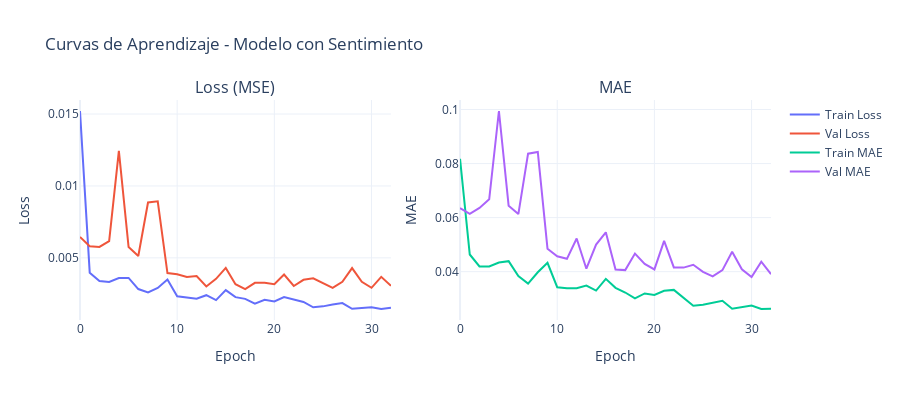

This figure's notebook cell:
### Code cell
# Visualizar curvas de aprendizaje
fig = make_subplots(
    rows=1, cols=2,
    subplot_titles=('Loss (MSE)', 'MAE')
)

# Loss
fig.add_trace(
    go.Scatter(y=history_sentiment.history['loss'], mode='lines', name='Train Loss'),
    row=1, col=1
)
fig.add_trace(
    go.Scatter(y=history_sentiment.history['val_loss'], mode='lines', name='Val Loss'),
    row=1, col=1
)

# MAE
fig.add_trace(
    go.Scatter(y=history_sentiment.history['mae'], mode='lines', name='Train MAE'),
    row=1, col=2
)
fig.add_trace(
    go.Scatter(y=history_sentiment.history['val_mae'], mode='lines', name='Val MAE'),
    row=1, col=2
)

fig.update_xaxes(title_text="Epoch", row=1, col=1)
fig.update_xaxes(title_text="Epoch", row=1, col=2)
fig.update_yaxes(title_text="Loss", row=1, col=1)
fig.update_yaxes(title_text="MAE", row=1, col=2)

fig.update_layout(
    title_text="Curvas de Aprendizaje - Modelo con Sentimiento",
    template='plotly_white',
    height=400
)

fig.show()

print(f"\n📊 Resultados finales:")
print(f"   Train Loss: {history_sentiment.history['loss'][-1]:.6f}")
print(f"   Val Loss: {history_sentiment.history['val_loss'][-1]:.6f}")
print(f"   Train MAE: {history_sentiment.history['mae'][-1]:.6f}")
print(f"   Val MAE: {history_sentiment.history['val_mae'][-1]:.6f}")

### Figure 1 — Plotly figure (JSON) as saved in the notebook; plotly's stock layout.template omitted (floating-point values rounded to 4 significant figures)
{"data": [{"mode": "lines", "name": "Train Loss", "type": "scatter", "xaxis": "x", "y": [0.01521, 0.003972, 0.003396, 0.003331, 0.003592, 0.003604, 0.002833, 0.0026, 0.002907, 0.003493, 0.002326, 0.00227, 0.002167, 0.002406, 0.002062, 0.002757, 0.002272, 0.002151, 0.001816, 0.002084, 0.001972, 0.002282, 0.002121, 0.001933, 0.001562, 0.00163, 0.001752, 0.001861, 0.00146, 0.001529, 0.001562, 0.001446, 0.001528], "yaxis": "y"}, {"mode": "lines", "name": "Val Loss", "type": "scatter", "xaxis": "x", "y": [0.006452, 0.005805, 0.005763, 0.006162, 0.01244, 0.005754, 0.005128, 0.00885, 0.008935, 0.003947, 0.003865, 0.003674, 0.003738, 0.003012, 0.003542, 0.0043, 0.003173, 0.002824, 0.003264, 0.003264, 0.003162, 0.00384, 0.003046, 0.003475, 0.003575, 0.003246, 0.002913, 0.003333, 0.00429, 0.00334, 0.002919, 0.003679, 0.003056], "yaxis": "y"}, {"mode": "lines", "name": "Train MAE", "type": "scatter", "xaxis": "x2", "y": [0.08176, 0.04635, 0.04193, 0.04191, 0.04339, 0.04388, 0.03834, 0.03556, 0.03976, 0.04329, 0.03423, 0.03388, 0.03387, 0.03488, 0.03301, 0.03733, 0.03401, 0.03228, 0.0301, 0.03193, 0.03141, 0.03293, 0.03326, 0.03039, 0.02741, 0.02775, 0.02847, 0.02923, 0.02631, 0.0269, 0.02748, 0.02618, 0.02627], "yaxis": "y2"}, {"mode": "lines", "name": "Val MAE", "type": "scatter", "xaxis": "x2", "y": [0.06355, 0.06142, 0.0636, 0.06678, 0.09945, 0.06435, 0.06132, 0.08365, 0.0843, 0.0485, 0.04569, 0.04476, 0.05227, 0.04109, 0.05003, 0.05457, 0.04082, 0.04057, 0.04669, 0.04285, 0.04083, 0.05141, 0.04156, 0.0415, 0.04254, 0.03996, 0.03823, 0.04058, 0.0474, 0.04087, 0.038, 0.0437, 0.03906], "yaxis": "y2"}], "layout": {"annotations": [{"font": {"size": 16}, "showarrow": false, "text": "Loss (MSE)", "x": 0.225, "xanchor": "center", "xref": "paper", "y": 1, "yanchor": "bottom", "yref": "paper"}, {"font": {"size": 16}, "showarrow": false, "text": "MAE", "x": 0.775, "xanchor": "center", "xref": "paper", "y": 1, "yanchor": "bottom", "yref": "paper"}], "height": 400, "title": {"text": "Curvas de Aprendizaje - Modelo con Sentimiento"}, "xaxis": {"anchor": "y", "domain": [0, 0.45], "title": {"text": "Epoch"}}, "xaxis2": {"anchor": "y2", "domain": [0.55, 1], "title": {"text": "Epoch"}}, "yaxis": {"anchor": "x", "domain": [0, 1], "title": {"text": "Loss"}}, "yaxis2": {"anchor": "x2", "domain": [0, 1], "title": {"text": "MAE"}}}}
